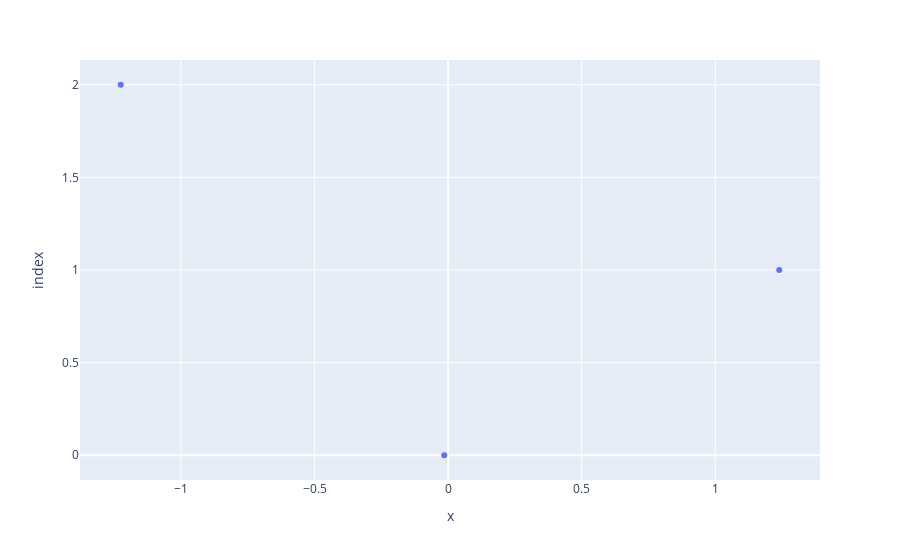

The notebook cell this image was saved under:
### Code cell
#plot the centriods over clusters
px.scatter(x_df_f,'annual_income_(k$)','spending_score_(1-100)',color='clusters')
px.scatter(centroids[:,0],centroids[:,1])

### Figure 1 — Plotly figure (JSON) as saved in the notebook; plotly's stock layout.template omitted (floating-point values rounded to 4 significant figures)
{"data": [{"hovertemplate": "x=%{x}<br>index=%{y}<extra></extra>", "legendgroup": "", "marker": {"color": "#636efa", "symbol": "circle"}, "mode": "markers", "name": "", "orientation": "h", "showlegend": false, "type": "scatter", "x": [-0.01439, 1.24, -1.226], "xaxis": "x", "y": [0, 1, 2], "yaxis": "y"}], "layout": {"legend": {"tracegroupgap": 0}, "margin": {"t": 60}, "xaxis": {"anchor": "y", "domain": [0, 1], "title": {"text": "x"}}, "yaxis": {"anchor": "x", "domain": [0, 1], "title": {"text": "index"}}}}
